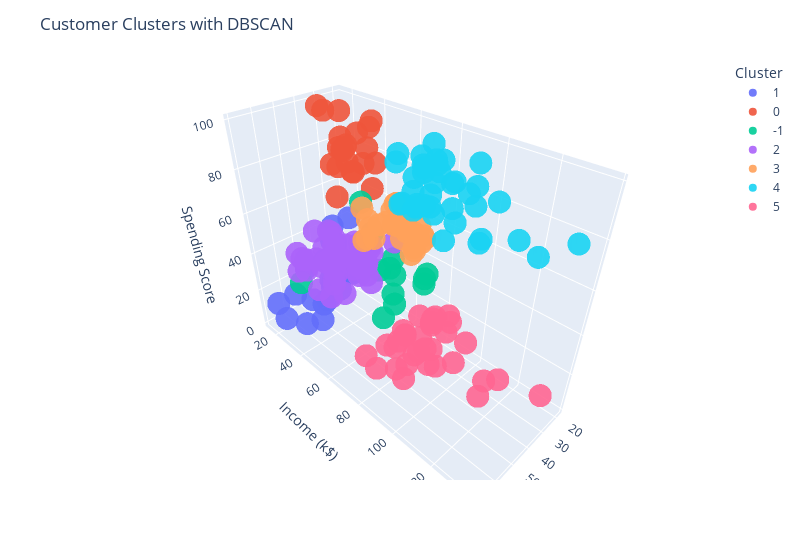

The notebook cell saved with this chart:
### Markdown cell above
### 3D Visualization of Customer Clusters based on DBSCAN 6 Clusters

### Code cell
import plotly.express as px
import plotly.graph_objects as go

# Converting the cluster labels to strings so that we can see the legend for each clusters
new_df['Cluster'] = new_df['Cluster'].astype(str)

fig = px.scatter_3d(new_df, x='Age', y='Income (k$)', z='Spending Score', color='Cluster',
                    opacity=0.9,width=800)

# We dont want the color bar 
fig.update_layout(
        coloraxis_showscale=False,
        title=f"Customer Clusters with DBSCAN",
    )

fig.show()

### Figure 1 — Plotly figure (JSON) as saved in the notebook; plotly's stock layout.template omitted (floating-point values rounded to 4 significant figures)
{"data": [{"hovertemplate": "Cluster=1<br>Age=%{x}<br>Income (k$)=%{y}<br>Spending Score=%{z}<extra></extra>", "legendgroup": "1", "marker": {"color": "#636efa", "opacity": 0.9, "symbol": "circle"}, "mode": "markers", "name": "1", "scene": "scene", "showlegend": true, "type": "scatter3d", "x": [19, 20, 31, 35, 64, 67, 58, 37, 35, 52, 35, 46, 54, 45, 40, 60, 53, 49, 42, 36, 48, 49], "y": [15, 16, 17, 18, 19, 19, 20, 20, 21, 23, 24, 25, 28, 28, 29, 30, 33, 33, 34, 37, 39, 39], "z": [39, 6, 40, 6, 3, 14, 15, 13, 35, 29, 35, 5, 14, 32, 31, 4, 4, 14, 17, 26, 36, 28]}, {"hovertemplate": "Cluster=0<br>Age=%{x}<br>Income (k$)=%{y}<br>Spending Score=%{z}<extra></extra>", "legendgroup": "0", "marker": {"color": "#EF553B", "opacity": 0.9, "symbol": "circle"}, "mode": "markers", "name": "0", "scene": "scene", "showlegend": true, "type": "scatter3d", "x": [21, 23, 22, 23, 30, 35, 24, 22, 20, 35, 25, 31, 29, 35, 23, 21, 18, 21, 30, 20, 24, 24], "y": [15, 16, 17, 18, 19, 19, 20, 20, 21, 23, 24, 25, 28, 28, 29, 30, 33, 33, 34, 37, 38, 39], "z": [81, 77, 76, 94, 72, 99, 77, 79, 66, 98, 73, 73, 82, 61, 87, 73, 92, 81, 73, 75, 92, 65]}, {"hovertemplate": "Cluster=-1<br>Age=%{x}<br>Income (k$)=%{y}<br>Spending Score=%{z}<extra></extra>", "legendgroup": "-1", "marker": {"color": "#00cc96", "opacity": 0.9, "symbol": "circle"}, "mode": "markers", "name": "-1", "scene": "scene", "showlegend": true, "type": "scatter3d", "x": [65, 31, 38, 40, 32, 38, 38, 23, 43, 25, 28, 48, 56], "y": [38, 39, 54, 60, 60, 64, 67, 70, 71, 72, 76, 77, 79], "z": [35, 61, 55, 40, 42, 42, 40, 29, 35, 34, 40, 36, 35]}, {"hovertemplate": "Cluster=2<br>Age=%{x}<br>Income (k$)=%{y}<br>Spending Score=%{z}<extra></extra>", "legendgroup": "2", "marker": {"color": "#ab63fa", "opacity": 0.9, "symbol": "circle"}, "mode": "markers", "name": "2", "scene": "scene", "showlegend": true, "type": "scatter3d", "x": [50, 49, 59, 50, 47, 51, 69, 53, 70, 67, 54, 63, 43, 68, 70, 47, 60, 60, 59, 45, 40, 49, 57, 67, 46, 48, 55, 50, 68, 48, 47, 48, 49, 67, 49, 66, 54, 68, 66, 65, 63, 49, 51, 50, 40], "y": [40, 42, 43, 43, 43, 44, 44, 46, 46, 47, 47, 48, 48, 48, 49, 49, 50, 50, 54, 54, 54, 54, 54, 54, 54, 54, 57, 58, 59, 60, 60, 61, 62, 62, 62, 63, 63, 63, 63, 63, 65, 65, 67, 67, 69], "z": [55, 52, 60, 45, 41, 50, 46, 46, 56, 52, 59, 51, 50, 48, 55, 42, 49, 56, 47, 53, 48, 42, 51, 41, 44, 46, 58, 46, 55, 49, 47, 42, 48, 59, 56, 50, 46, 43, 48, 52, 43, 59, 43, 57, 58]}, {"hovertemplate": "Cluster=3<br>Age=%{x}<br>Income (k$)=%{y}<br>Spending Score=%{z}<extra></extra>", "legendgroup": "3", "marker": {"color": "#FFA15A", "opacity": 0.9, "symbol": "circle"}, "mode": "markers", "name": "3", "scene": "scene", "showlegend": true, "type": "scatter3d", "x": [27, 29, 31, 33, 31, 27, 19, 18, 19, 32, 26, 23, 21, 22, 34, 18, 24, 27, 20, 23, 26, 21, 19, 19, 18, 19, 27], "y": [40, 40, 40, 42, 43, 46, 46, 48, 48, 48, 54, 54, 54, 57, 58, 59, 60, 60, 61, 62, 62, 62, 63, 64, 65, 65, 67], "z": [47, 42, 42, 60, 54, 51, 55, 59, 59, 47, 54, 52, 57, 55, 60, 41, 52, 50, 49, 41, 55, 42, 54, 46, 48, 50, 56]}, {"hovertemplate": "Cluster=4<br>Age=%{x}<br>Income (k$)=%{y}<br>Spending Score=%{z}<extra></extra>", "legendgroup": "4", "marker": {"color": "#19d3f3", "opacity": 0.9, "symbol": "circle"}, "mode": "markers", "name": "4", "scene": "scene", "showlegend": true, "type": "scatter3d", "x": [39, 31, 40, 38, 39, 31, 29, 32, 35, 32, 32, 28, 32, 34, 39, 38, 27, 30, 30, 29, 31, 36, 33, 32, 28, 36, 30, 27, 35, 32, 29, 30, 28, 36, 32, 38, 35, 32, 30], "y": [69, 70, 71, 71, 71, 72, 73, 73, 74, 75, 76, 77, 77, 78, 78, 78, 78, 78, 78, 79, 81, 85, 86, 87, 87, 87, 88, 88, 93, 97, 98, 99, 101, 103, 103, 113, 120, 126, 137], "z": [91, 77, 95, 75, 75, 71, 88, 73, 72, 93, 87, 97, 74, 90, 88, 76, 89, 78, 73, 83, 93, 75, 95, 63, 75, 92, 86, 69, 90, 86, 88, 97, 68, 85, 69, 91, 79, 74, 83]}, {"hovertemplate": "Cluster=5<br>Age=%{x}<br>Income (k$)=%{y}<br>Spending Score=%{z}<extra></extra>", "legendgroup": "5", "marker": {"color": "#FF6692", "opacity": 0.9, "symbol": "circle"}, "mode": "markers", "name": "5", "scene": "scene", "showlegend": true, "type": "scatter3d", "x": [59, 47, 20, 44, 19, 57, 25, 34, 43, 44, 47, 37, 34, 19, 50, 42, 36, 40, 36, 52, 58, 59, 37, 46, 41, 54, 41, 34, 33, 47, 45, 32], "y": [71, 71, 73, 73, 74, 75, 77, 78, 78, 78, 78, 78, 78, 81, 85, 86, 87, 87, 87, 88, 88, 93, 97, 98, 99, 101, 103, 103, 113, 120, 126, 137], "z": [11, 9, 5, 7, 10, 5, 12, 22, 17, 20, 16, 1, 1, 5, 26, 20, 27, 13, 10, 13, 15, 14, 32, 15, 39, 24, 17, 23, 8, 16, 28, 18]}], "layout": {"coloraxis": {"showscale": false}, "legend": {"title": {"text": "Cluster"}, "tracegroupgap": 0}, "margin": {"t": 60}, "scene": {"domain": {"x": [0, 1], "y": [0, 1]}, "xaxis": {"title": {"text": "Age"}}, "yaxis": {"title": {"text": "Income (k$)"}}, "zaxis": {"title": {"text": "Spending Score"}}}, "title": {"text": "Customer Clusters with DBSCAN"}, "width": 800}}
